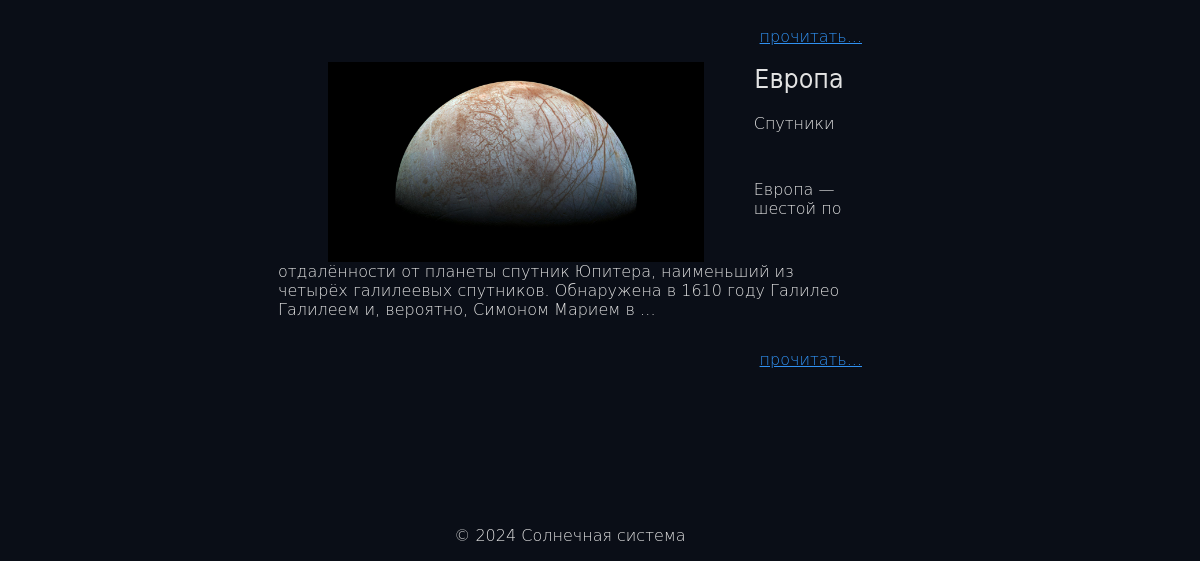
/category/satellites/ (lower part), run on an earlier commit of the app's database.
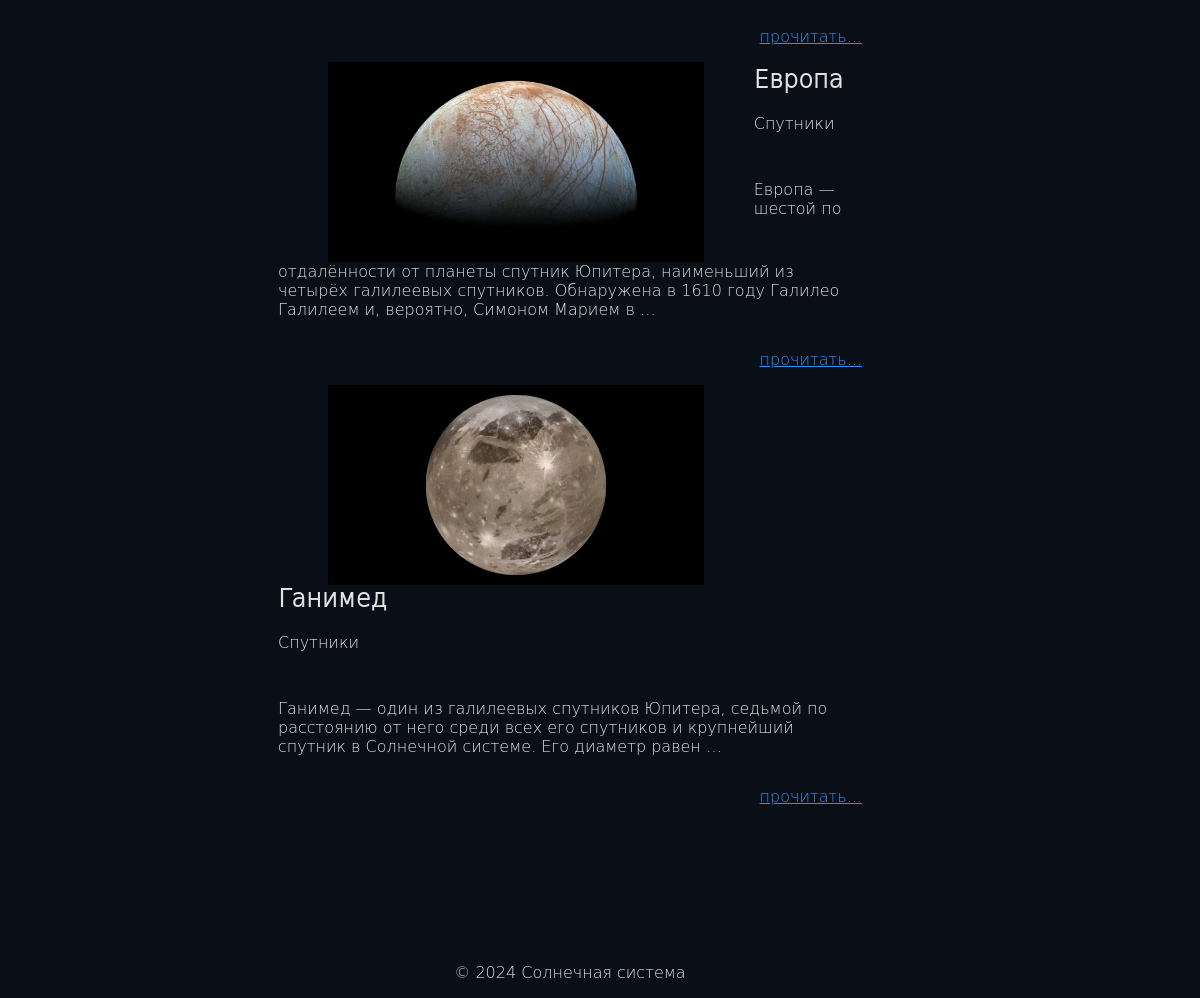
And on a later commit of the database.
### basis/models.py (models this page shows, shortened)
class Basis(models.Model):
    post_title = models.CharField(max_length=255, verbose_name="Заголовок")
    post_content = models.TextField(blank=True, verbose_name="Текст статьи")
    photo = models.ImageField(upload_to="photos/%Y/%m/%d/", default=None, blank=True, null=True, verbose_name="Фото")
    slug = models.SlugField(max_length=255, unique=True, db_index=True, verbose_name="Слаг")
    category = models.ForeignKey(
        'Category', on_delete=models.PROTECT, related_name='all_posts', verbose_name="Категории", null=True
    )
    time_create = models.DateTimeField(auto_now_add=True, verbose_name="Время создания")
    time_update = models.DateTimeField(auto_now=True, verbose_name="Время изменения")
    is_published = models.BooleanField(default=True, verbose_name="Статус")
    objects = models.Manager()
    published = PublishManager()
    class Meta:
        verbose_name = "объект"
        verbose_name_plural = "Объекты"
    def get_absolute_url(self):
        return reverse('post', kwargs={'post_slug': self.slug})

class Category(models.Model):
    name = models.CharField(max_length=100, db_index=True, verbose_name="Категория")
    slug = models.SlugField(max_length=255, unique=True, db_index=True)
    class Meta:
        verbose_name = "категорию"
        verbose_name_plural = "Категории"
    def __str__(self):
        return self.name
    def get_absolute_url(self):
        return reverse('category', kwargs={'category_slug': self.slug})

### basis/views.py (the view)
# urls.py: path('category/<slug:category_slug>/', views.CategoryPage.as_view(), name='category'),
class CategoryPage(ListView):
    template_name = 'basis/index.html'
    context_object_name = 'all_posts'
    paginate_by = 4
    allow_empty = False
    def get_context_data(self, *, object_list=None, **kwargs):
        context = super().get_context_data(**kwargs)
        category = context['all_posts'][0].category
        context['title'] = category.name
        context['main_title'] = category.name
        context['category_selected'] = category.pk
        return context
    def get_queryset(self):
        return Basis.published.filter(category__slug=self.kwargs['category_slug']).select_related('category')

### basis/models.py (called while the page is built)
    def get_queryset(self):
        return super().get_queryset().filter(is_published=1)

### basis/templatetags/basis_tags.py (called while the page is built)
@register.inclusion_tag('basis/categories.html')
def get_categories(category_selected=0):
    categories = Category.objects.all()
    return {'categories': categories, 'category_selected': category_selected}

### basis/views.py (called while the page is built)
def get_menu():
    menu = [{'main_title': 'О сайте', 'name': 'about'}, {'main_title': 'Контакты', 'name': 'contact'}]
    return menu

### users/context_processors.py (called while the page is built)
def get_menu_context(request):
    return {'menu': get_menu()}

### basis/templates/basis/index.html (shortened to what this page needs)
{% extends 'base.html' %}
{% block content %}
{% for p in all_posts %}
{% autoescape off %}
{% if p.photo %}
<a href='{{p.get_absolute_url}}'><img align="left" src="{{p.photo.url}}" height="200" hspace="50"></a>
<h2 align="left">{{p.post_title}}</h2>
{% if p.category != None %}
<p>{{p.category}}</p>
{% else %}
<p>Звезда</p>
{% endif %}
<p style="padding: 0px 0px 15px 0px">{{p.post_content|linebreaks|truncatewords:25}}</p>
{% endif %}
{% endautoescape %}
<p align="right" style="padding: 15px 0px 0px 0px"><a href='{{p.get_absolute_url}}'>прочитать...</a></p>
{% endfor %}
{% endblock %}

What changed in the data, as far as the page shows it:
added Basis: photo (picture), post_title "Ганимед", category "Спутники", post_content "Ганимед — один из галилеевых спутников Юпитера, седьмой по расстоянию от него среди всех его спутников и крупнейший спутник в Солнечной системе. Его диаметр равен …"
